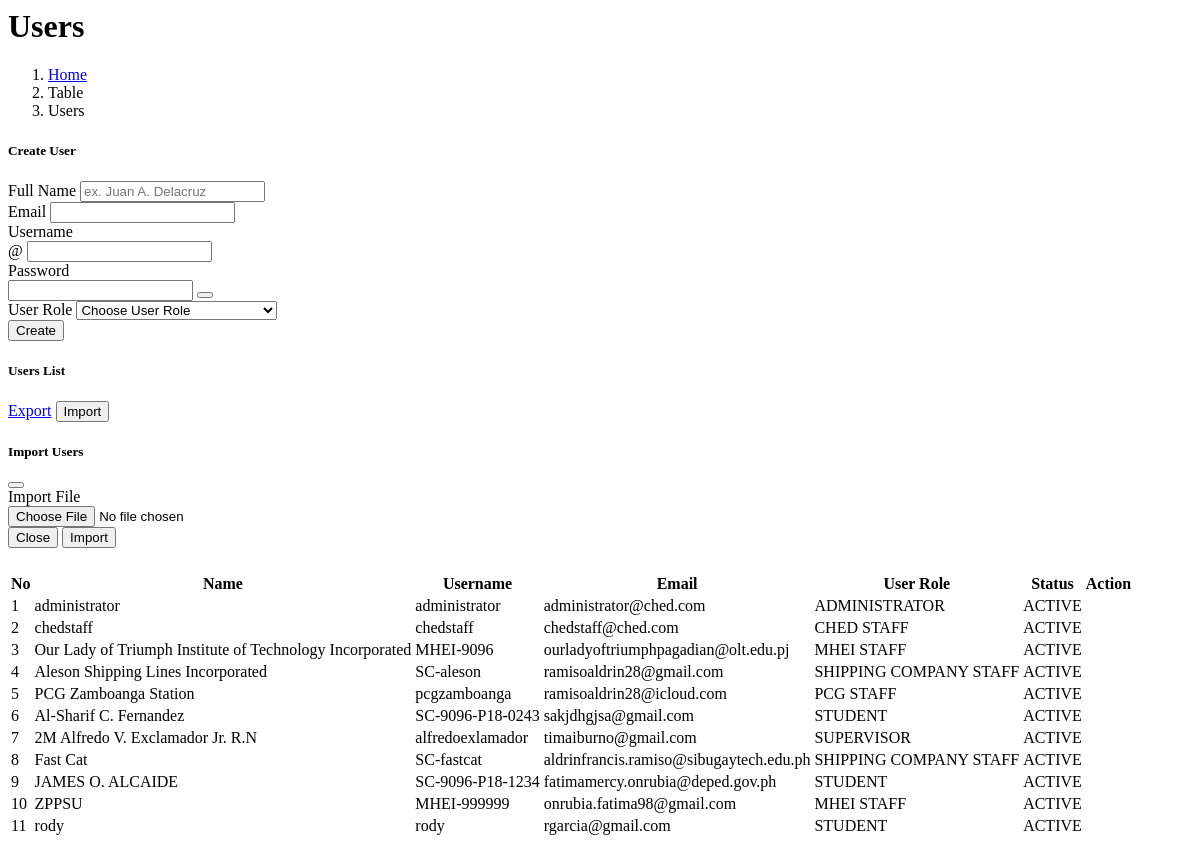
The page /users.php on the database its author committed.
### tables this page shows
CREATE TABLE `users` (
  `id` bigint(20) UNSIGNED NOT NULL,
  `name` varchar(255) NOT NULL,
  `username` varchar(255) NOT NULL,
  `email` varchar(255) NOT NULL,
  `email_verified_at` timestamp NULL DEFAULT NULL,
  `password` varchar(255) NOT NULL,
  `default_password` tinyint(1) NOT NULL DEFAULT 0,
  `role_id` bigint(20) UNSIGNED NOT NULL,
  `status` varchar(255) NOT NULL DEFAULT 'ACTIVE',
  `remember_token` varchar(100) DEFAULT NULL,
  `created_at` timestamp NULL DEFAULT NULL,
  `updated_at` timestamp NULL DEFAULT NULL
);

CREATE TABLE `roles` (
  `id` bigint(20) UNSIGNED NOT NULL,
  `title` varchar(255) NOT NULL,
  `description` varchar(255) DEFAULT NULL,
  `status` varchar(255) NOT NULL DEFAULT 'ENABLED',
  `created_at` timestamp NULL DEFAULT NULL,
  `updated_at` timestamp NULL DEFAULT NULL
);

### users.php (the view, shortened to what this page needs)
<link rel="stylesheet" type="text/css" href="assets/css/jquery.dataTables.min.css">
<link href="assets/css/select2.min.css" rel="stylesheet" />
    <div class="pagetitle">
      <h1>Users</h1>
      <nav>
        <ol class="breadcrumb">
          <li class="breadcrumb-item"><a href="index.html">Home</a></li>
          <li class="breadcrumb-item">Table</li>
          <li class="breadcrumb-item active">Users</li>
        </ol>
      </nav>
    </div>
    <section class="section">
      <div class="row">
        <div class="col-lg-12">
        <div class="card">
            <div class="card-body">
              <h5 class="card-title">Create User</h5>
              <form class="row g-3" action="php/create_user.php" method="post">
                <div class="col-md-4">
                  <label for="validationDefault01" class="form-label">Full Name</label>
                  <input type="text" class="form-control" name="fullname" id="validationDefault01" placeholder="ex. Juan A. Delacruz" required>
                </div>
                <div class="col-md-4">
                  <label for="validationDefault02" class="form-label">Email</label>
                  <input type="email" class="form-control" name="email" id="validationDefault02"  required>
                </div>
                <div class="col-md-4">
                  <label for="validationDefaultUsername" class="form-label">Username</label>
                  <div class="input-group">
                    <span class="input-group-text" id="inputGroupPrepend2">@</span>
                    <input type="text" class="form-control" name="username" id="validationDefaultUsername" aria-describedby="inputGroupPrepend2" required>
                  </div>
                </div>
                <div class="col-md-4">
                    <label for="validationDefault03" class="form-label">Password</label>
                    <div class="input-group">
                        <input type="password" class="form-control" name="password" id="validationDefault03" required>
                        <button type="button" class="btn btn-outline-secondary" id="togglePassword">
                        </button>
                    </div>
                </div>
                <div class="col-md-3">
    <label for="validationDefault04" class="form-label">User Role</label>
    <select class="form-select" name="role" id="validationDefault04" required>
      <?php
        echo '<option value="0" disabled selected>Choose User Role</option>';
      ?>
    </select>
  </div>
                <div class="col-12">
                  <button class="btn btn-primary" type="submit">Create</button>
                </div>
              </form>
            </div>
          </div>
          <div class="card">
            <div class="card-body">
              <h5 class="card-title">Users List</h5>
              <a href="export_users.php" type="button" class="btn btn-primary" ><i class="ri-file-excel-2-line"></i> Export</a>
              <button type="button" class="btn btn-success" data-bs-toggle="modal" data-bs-target="#import_user"><i class="bx bxs-file-import"></i> Import</button>
              <div class="modal fade" data-bs-backdrop='static' id="import_user" tabindex="-1">
                <div class="modal-dialog modal-dialog-centered modal-lg">
                  <div class="modal-content">
                    <div class="modal-header">
                      <h5 class="modal-title">Import Users</h5>
                      <button type="button" class="btn-close" data-bs-dismiss="modal" aria-label="Close"></button>
                    </div>
                    <form action="import_users.php" method="POST" enctype="multipart/form-data">
                    <div class="modal-body">
                    <div class="row mb-3">
                    <label for="inputEmail3" class="col-sm-2 col-form-label">Import File</label>
                    <div class="col-sm-10">
                        <input type="file" class="form-control" id="evidence" name="evidence" required>
                    </div>
                    </div>
                    </div>
                    <div class="modal-footer">
                      <button type="button" class="btn btn-secondary" data-bs-dismiss="modal">Close</button>
                      <button type="submit" class="btn btn-success">Import</button>
                    </div>
                    </form>
                  </div>
                </div>
              </div>
              <div class="table-responsive" style="margin-top:2%;">
                <table class="hover cell-border" id="userTable">
  <thead>
    <tr>
      <th>No</th>
      <th>Name</th>
      <th>Username</th>
      <th>Email</th>
      <th>User Role</th>
      <th>Status</th>
      <th>Action</th>
    </tr>
  </thead>
  <tbody>
  <?php
include 'includes/connection.php';
$query_user = "SELECT *, users.status AS ustatus FROM users INNER JOIN roles ON users.role_id = roles.id";
$result_user = mysqli_query($link, $query_user);
$i = 1;
if ($result_user) {
    while ($row = mysqli_fetch_assoc($result_user)) {
        echo "<tr>";
        echo "<td>{$i}</td>";
        echo "<td>{$row['name']}</td>";
        echo "<td>{$row['username']}</td>";
        echo "<td>{$row['email']}</td>";
        echo "<td>{$row['title']}</td>";
        $status = $row['ustatus'];
        if ($status == 'ACTIVE') {
            echo "<td><span class='badge rounded-pill bg-success'>{$status}</span></td>";
        } elseif ($status == 'INACTIVE') {
            echo "<td><span class='badge rounded-pill bg-danger'>{$status}</span></td>";
        } else {
            echo "<td><span class='badge rounded-pill bg-secondary'>No Status</span></td>";
        }
        echo "<td align='center' style='text-align: center;'>
        <a href='php/delete_users.php?id=" . $row['id'] . "' class='btn btn-danger btn-sm' data-toggle='tooltip' title='Delete Record' onclick=\"return confirm('Are you sure you want to delete this record?')\"><i class='ri-delete-bin-2-line'></i></a></td>";
        echo "</tr>";
        $i++;
    }
} else {
    echo "Error executing the query: " . mysqli_error($link);
}
?>
  </tbody>
</table>
</div>
            </div>
          </div>
        </div>
      </div>
    </section>

### rows shown on the page
users: name "administrator", username "administrator", email "administrator@ched.com", role.title "ADMINISTRATOR", status "ACTIVE"
users: name "chedstaff", username "chedstaff", email "chedstaff@ched.com", role.title "CHED STAFF", status "ACTIVE"
users: name "Our Lady of Triumph Institute of Technology Incorporated", username "MHEI-9096", email "ourladyoftriumphpagadian@olt.edu.pj", role.title "MHEI STAFF", status "ACTIVE"
users: name "Aleson Shipping Lines Incorporated", username "SC-aleson", email "ramisoaldrin28@gmail.com", role.title "SHIPPING COMPANY STAFF", status "ACTIVE"
users: name "PCG Zamboanga Station", username "pcgzamboanga", email "ramisoaldrin28@icloud.com", role.title "PCG STAFF", status "ACTIVE"
users: name "Al-Sharif C. Fernandez", username "SC-9096-P18-0243", email "sakjdhgjsa@gmail.com", role.title "STUDENT", status "ACTIVE"
users: name "2M Alfredo V. Exclamador Jr. R.N", username "alfredoexlamador", email "timaiburno@gmail.com", role.title "SUPERVISOR", status "ACTIVE"
users: name "Fast Cat", username "SC-fastcat", email "aldrinfrancis.ramiso@sibugaytech.edu.ph", role.title "SHIPPING COMPANY STAFF", status "ACTIVE"
users: name "JAMES O. ALCAIDE", username "SC-9096-P18-1234", email "fatimamercy.onrubia@deped.gov.ph", role.title "STUDENT", status "ACTIVE"
users: name "ZPPSU", username "MHEI-999999", email "onrubia.fatima98@gmail.com", role.title "MHEI STAFF", status "ACTIVE"
users: name "rody", username "rody", email "rgarcia@gmail.com", role.title "STUDENT", status "ACTIVE"
